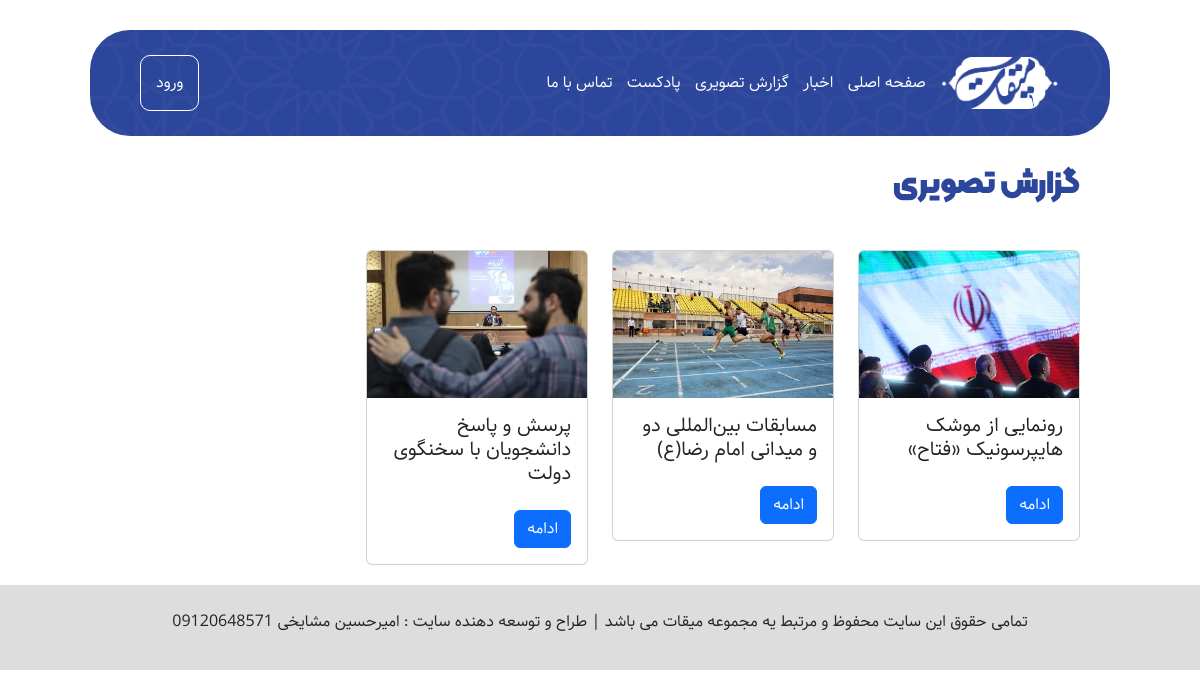
The app's page /tasviris.php with its own data.
### tables this page shows
CREATE TABLE `gozareshtasviri` (
  `gtid` int(11) NOT NULL,
  `title` varchar(255) NOT NULL,
  `tozihkotah` varchar(255) NOT NULL,
  `image1` varchar(255) NOT NULL,
  `image2` varchar(255) DEFAULT NULL,
  `image3` varchar(255) DEFAULT NULL,
  `image4` varchar(255) DEFAULT NULL,
  `date` date NOT NULL
);

### tasviris.php (the view, shortened to what this page needs)
<?php
$conn = mysqli_connect('localhost','root','');
$querytasviri = mysqli_query($conn,'select * from gozareshtasviri order by date desc');
?>
<!DOCTYPE html>
<html lang="fa">
<head>
    <link rel="stylesheet" href="./style/style.css">
    <link rel="stylesheet" href="./style/contactus.css">
    <link href="./bootstrap/bootstrap.min.css" rel="stylesheet">
</head>
<body>
  <header>
    <nav>
      <a href="./index.php" class="logo">
        <img src="./images/mighat-logo.png">
      </a>
      <a href="index.php">صفحه اصلی</a>
      <a href="blogs.php"> اخبار</a>
      <a href="tasviris.php">گزارش تصویری</a>
      <a href="podcasts.php">پادکست</a>
      <a href="./contact-us.html">تماس با ما</a>
    </nav>
      <a href="./login.php" class="btn-login">
        <span>ورود</span>
      </a>
  </header>
  <section class="contact">
    <h1 class="titrinfo">گزارش تصویری</h1>
    <div class="row">
        <?php
        while($tasviri= mysqli_fetch_array($querytasviri,MYSQLI_ASSOC)){
            echo '<div class="col-3 mt-3">';
                echo '<div class="card">';
                echo '<img class="card-img-top" src="'.$tasviri['image1'].'">';
                echo '<div class="card-body">';
                    echo '<h5 class="card-title">'.$tasviri['title'].'</h5>';
                echo ' <a href="posttasviri.php?id='.$tasviri['gtid'].'" class="btn btn-primary mt-3">ادامه</a>';
                echo '</div>';
                echo '</div>';
            echo '</div>';
        }
        ?>
    </div>
  </section>
  <section class="footer">
    <div class="copyright">
      <p>تمامی حقوق این سایت محفوظ و مرتبط یه مجموعه میقات می باشد  | طراح و توسعه دهنده سایت : امیرحسین مشایخی 09120648571</p>
    </div>
  </section>
</body>
</html>

### style/style.css (style rules this page uses)
:root { --aval: #2C469B; --narenji: #FF5722; }
* { padding: 0; margin: 0; box-sizing: border-box; font-family: 'Samim'; }
body { direction: rtl; }
header { width: 85%; background-image: url(../images/Frame-757.png); background-color: var(--aval); margin: 30px auto; display: flex; justify-content: space-between; align-items: center; border-radius: 40px; padding: 25px 50px; }
header nav .logo { display: inline-block; width: 120px; }
header nav .logo img { width: 100%; }
header nav a { color: white; margin-left: 10px; text-decoration: none; }
header .btn-login { color: white; border: 1px solid #fff; border-radius: 10px; text-decoration: none; padding: 15px; }
.copyright { display: flex; flex-wrap: wrap; justify-content: center; align-items: center; font-size: 16px; background-color: #ddd; padding-top: 25px; padding-bottom: 20px; }
.titrinfo { font-family: 'Kalameh'; font-size: 32px; color: var(--aval); margin: 30px auto; }

### style/contactus.css (style rules this page uses)
.contact { width: 80%; margin: 20px auto; }

### records on screen
gozareshtasviri: image1 (picture), title "رونمایی از موشک هایپرسونیک «فتاح»"
gozareshtasviri: image1 (picture), title "مسابقات بین‌المللی دو و میدانی امام رضا(ع)"
gozareshtasviri: image1 (picture), title "پرسش و پاسخ دانشجویان با سخنگوی دولت"
